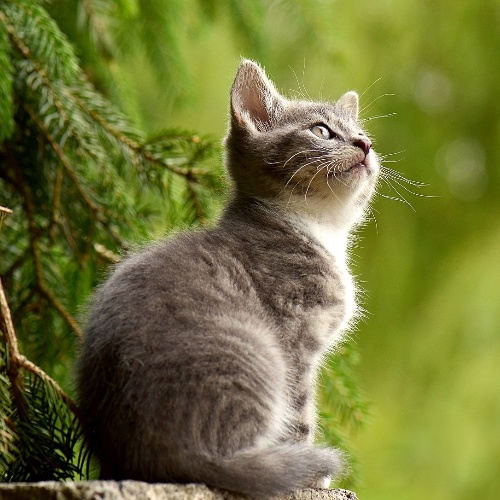
#> input picture grabCut_cam_limitations/archives/session_3/cat.jpg, 500 x 500 px, found by its file name
$ jupyter execute grabcut_verbose.ipynb
#> lines starting #> are read from the running program, lines starting #| are printed output that depends on the picture; after the words box and inside, x2 and y2 are one past the last pixel; in counts of white or black regions, pixels touching at a corner belong together
### grabCut_cam_limitations/utils.py
import numpy as np
import cv2
from matplotlib import pyplot as plt
import os
import json
from PIL import Image

# Let's denote the horizontal axis by X and the vertical axis by Y.
# There are two image formats, namely (X, Y) or (Y, X).
# - (X, Y) means that the first axis of the 2D array / tuple represents the horizontal axis
# - (Y, X) means that the first axis of the 2D array / tuple represents the vertical axis
#
# In CV2, we have the (X, Y) format while in numpy we have the (Y, X) format

# Rectangles are specified by 4 values ; there are two formats:
# - The double-corner format (CC) i.e. top left corner coordinates and bottom right
#   coordinates: (topL_x, topL_y, botR_x, botR_y)
# - The corner-delta format (CΔ) i.e. top left corner coordinates and horizontal and
#   vertical deltas : (topL_x, topL_y, delta_x, delta_y)
# We have the relation (botR_x, botR_y) = (topL_x, topL_y) + (delta_x, delta_y)

def resize_target_height(image, target_height = 500):
    height, width = image.shape[:2]

    dim = (int(width * target_height/height), target_height)

    return cv2.resize(image, dim)

def resize_target_area(image, target_area = 250000):
    height, width = image.shape[:2]
    area = height * width

    factor = np.sqrt(target_area / area)

    dim = (int(width * factor), int(height * factor))

    return cv2.resize(image, dim)

# IN    deltaRec: (X, Y) ; CΔ
# OUT   cornerRec: (X, Y) ; CC
def deltaRecToCornerRec(deltaRec):
    topL_x, topL_y, dx, dy = deltaRec
    botR_x, botR_y = topL_x + dx, topL_y + dy
    return topL_x, topL_y, botR_x, botR_y

# IN    image: (Y, X), bbox: (X, Y) ; CΔ
# OUT   cropped image: (Y, X)
def crop(image, bbox):
    bbox = deltaRecToCornerRec(bbox)
    return image[bbox[1]:bbox[3], bbox[0]:bbox[2]]

# IN    image: (Y, X)
# OUT   bbox: (X, Y) ; CΔ
def boundingBox(image):
    r = cv2.selectROI(image)
    cv2.destroyAllWindows()
    return r

# IN    image: (Y, X)
# OUT   bbox: (X, Y) ; CΔ
def fullBoundingBox(image):
    return 0, 0, image.shape[1] - 1, image.shape[0] - 1

# IN    image: (Y, X)
# OUT   image with highlighted bbox: (X, Y)
def drawBbox(image, bbox, color = (255, 0, 0), thickness = 3):
    bbox = deltaRecToCornerRec(bbox)
    topL = bbox[:2]
    botR = bbox[2:]
    return cv2.rectangle(image.copy(), topL, botR, color, thickness)

def bboxToMask(image, bbox, background_val):
    mask = np.ones(image.shape[:2], dtype="uint8") * background_val
    topL_x, topL_y, dx, dy = bbox
    mask[topL_y:topL_y+dy, topL_x:topL_x+dx] = cv2.GC_PR_FGD
    return mask

# Applies cv2.grabCut algorithm to an image and a bounding box
# It returns "mask", i.e. a 2d-array of shape image (w/o the channel) whose pixels take
# value in {0,1,2,3} = {background, foreground, probable background, probable foreground}
# It also returns the final true output mask, a 2d-array again of shape image whose pixels
# take value in {0,1} = {background, foreground}, which can be used with a bitwise operator.
def grabCut(image, mask, mode = 'RECT'):
    cv2.setRNGSeed(0) #https://stackoverflow.com/questions/60954921/python-opencv-doesnt-give-same-output-at-the-same-image

    # https://github.com/opencv/opencv/blob/master/modules/imgproc/src/grabcut.cpp

    if mode == 'RECT':
        mask, _, _ = cv2.grabCut(
        image,
        np.zeros(image.shape[:2], dtype="uint8"),
        mask,
        np.zeros((1, 65), dtype="float"),
        np.zeros((1, 65), dtype="float"),
        iterCount=10,
        mode=cv2.GC_INIT_WITH_RECT)

    elif mode == 'MASK':
        mask = mask.copy()
        mask, _, _ = cv2.grabCut(
        image,
        mask,
        None,
        np.zeros((1, 65), dtype="float"),
        np.zeros((1, 65), dtype="float"),
        iterCount=10,
        mode=cv2.GC_INIT_WITH_MASK)

    binaryMask = maskToGrayImage(mask, nuance = False)

    return mask, binaryMask

def maskToGrayImage(mask, nuance = True):
    mask = mask.astype('uint8')
    if not nuance:
        mask = mask % 2 # merge probable and definite values together
    mask[mask == 0] = 0    # definite background
    mask[mask == 1] = 255  # definite foreground
    mask[mask == 2] = 85   # probable background
    mask[mask == 3] = 170  # probable foreground
    return mask

def cv2Show(image, title = 'title'):
    cv2.imshow(title, image)
    cv2.waitKey(0)
    cv2.destroyAllWindows()

def pltShow(image, mode = 'color'):
    if mode == 'color':
        plt.imshow(cv2.cvtColor(image.astype('uint8'), cv2.COLOR_BGR2RGB))
        plt.show()
    if mode == 'gray' or mode == 'grey':
        plt.imshow(image.astype('uint8'), cmap='gray', vmin=0, vmax=255)
        plt.show()

def load(input_directory, images_name = None, with_bboxes = True):
    if images_name == None:
        images_name = []
        for name in os.listdir(input_directory):
            if name.endswith(".jpg"):
                images_name.append(name)

    images_cv2 = {}
    for name in images_name:
        images_cv2[name] = cv2.imread(input_directory + name)

    images_pil = {}
    for name in images_name:
        images_pil[name] = Image.open(input_directory + name)

    bboxes = None
    if with_bboxes:
        bboxes = json.loads(open(input_directory + "images_bboxes.json", "r").read())

    return images_name, images_cv2, images_pil, bboxes

### grabCut_cam_limitations/grabcut_verbose.ipynb
[cell 1]
import numpy as np
import cv2
import os
import json
import utils
from matplotlib import pyplot as plt

[cell 2]
target_directory = r'output\session_4\grabcut_verbose\\'

[cell 3]
image = cv2.imread(r'images\original_images\set_1\cat.jpg')
#> image is the input picture: shape (500, 500, 3); mean B, G, R 55.8, 115.8, 112.4

[cell 4]
image = utils.resize_target_height(image, 600)
image = image[:, :800]

[cell 5]
utils.pltShow(image)

cv2.imwrite(target_directory + f'cat.jpg', image)
#> Out = True

[cell 6]
bbox = [150, 90, 435, 505]

[cell 7]
image_bbox =  utils.drawBbox(image, bbox, color = (255, 255, 255), thickness = 2)
#> in drawBbox, `return cv2.rectangle(image.copy(), topL, botR, color, thickness)`:
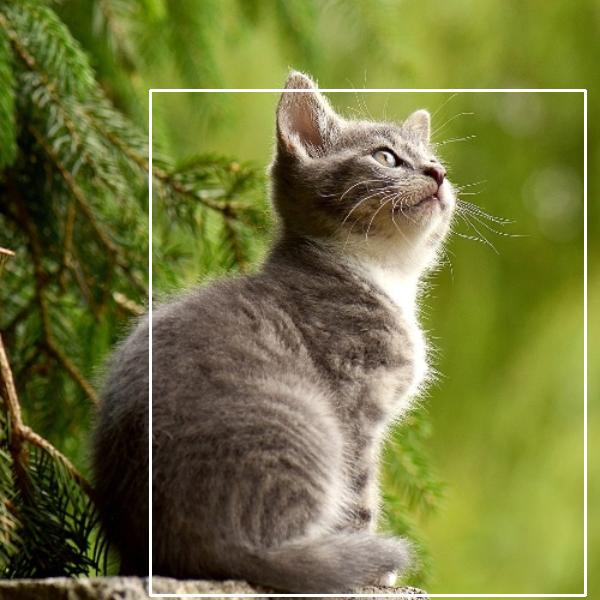
#> returned value: shape (600, 600, 3); mean of channels 0, 1, 2 58.7, 117.6, 114.3; drawn as B, G, R

[cell 8]
utils.pltShow(image_bbox)

cv2.imwrite(target_directory + f'BBOX_cat.jpg', image_bbox)
#> Out = True

[cell 9]
inMask = utils.bboxToMask(image, bbox, cv2.GC_BGD)
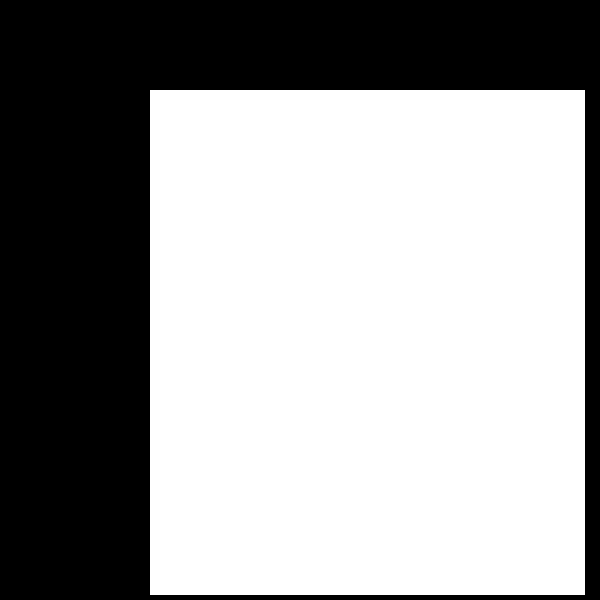
#> inMask: shape (600, 600); values 0 (black) and 3 (white), 61% white; 1 black region, box (x1, y1, x2, y2) and area: (0, 0, 600, 600) 140325
outMask, binMask = utils.grabCut(image, inMask, mode = 'MASK')
#> in grabCut, `mask, _, _ = cv2.grabCut( image, mask, None, np.zeros((1, 65), dtype="..`:
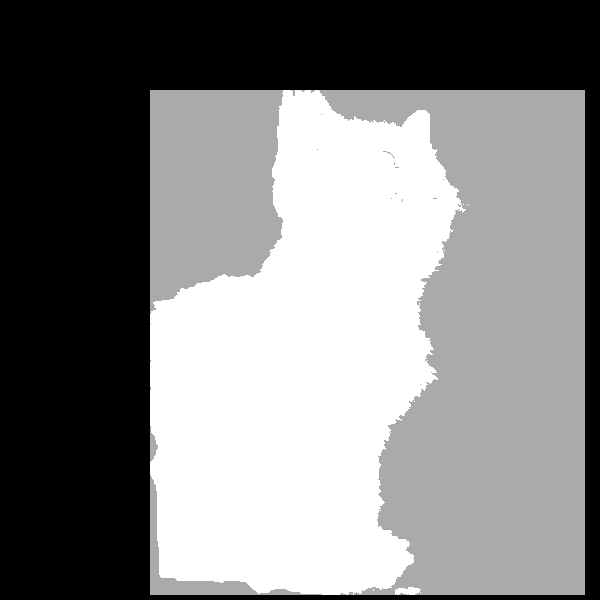
#> mask: shape (600, 600); min 0, max 3, mean 1.51; drawn with min black and max white
#> in maskToGrayImage, `mask = mask % 2`:
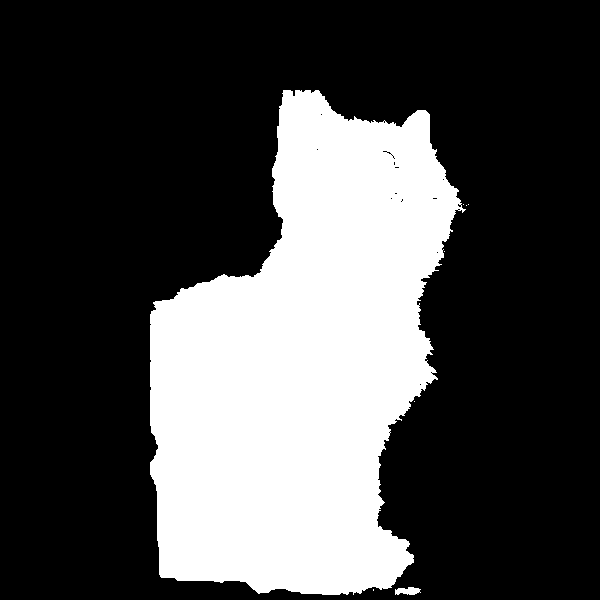
#> mask: shape (600, 600); values 0 (black) and 1 (white), 29.3% white; 8 white regions (6 under 20 px), largest, box (x1, y1, x2, y2) and area: (150, 90, 466, 595) 105312, (395, 587, 421, 595) 153
output = cv2.bitwise_and(image, image, mask = binMask)
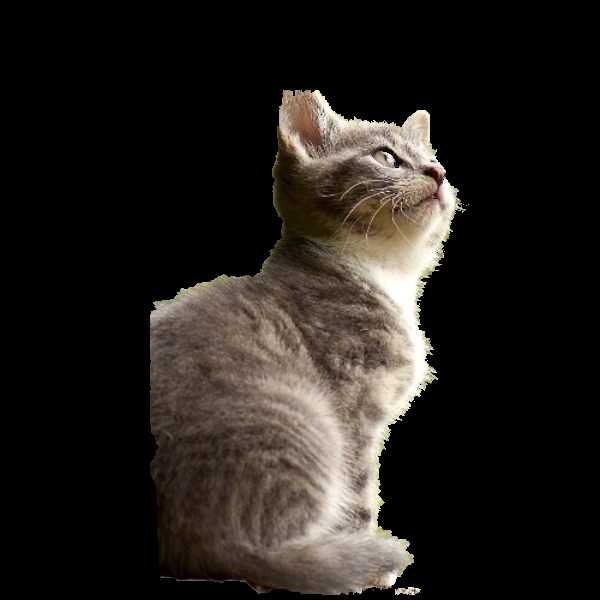
#> output: shape (600, 600, 3); mean B, G, R 27.8, 31.9, 36

inMask = utils.maskToGrayImage(inMask)
outMask = utils.maskToGrayImage(outMask)
#> call 3 of maskToGrayImage, with nuance = True
#> in maskToGrayImage (call 3), `mask[mask == 2] = 85`:
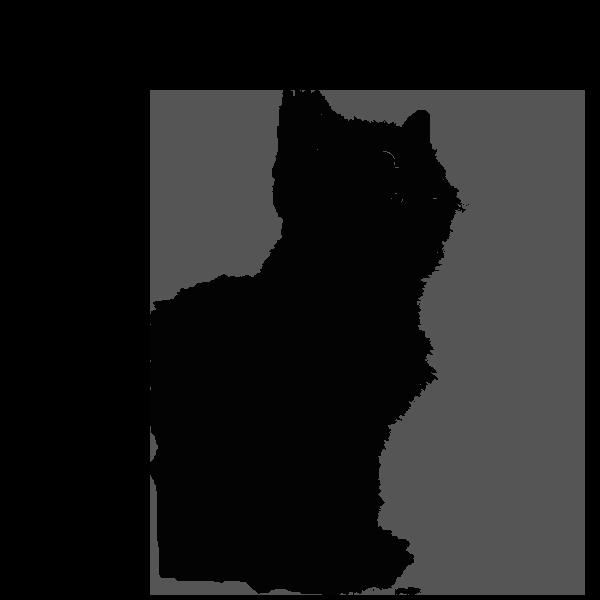
#> mask: shape (600, 600); min 0, max 85, mean 27.8
#> in maskToGrayImage (call 3), `mask[mask == 3] = 170`:
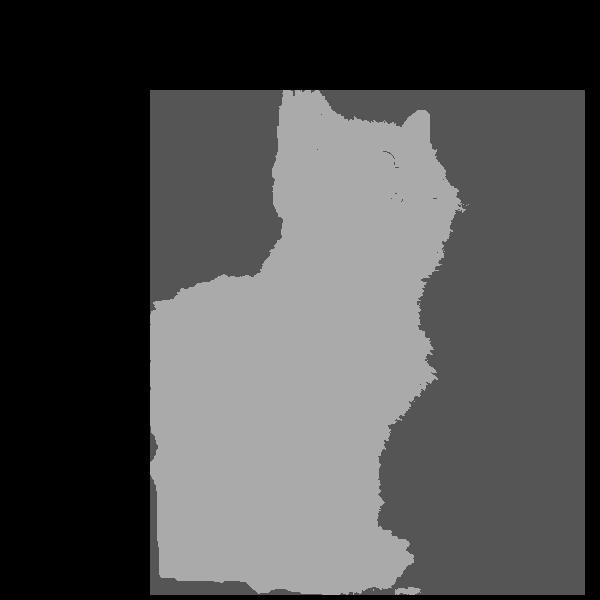
#> mask: shape (600, 600); min 0, max 170, mean 76.8

utils.pltShow(inMask, mode = 'gray')
utils.pltShow(outMask, mode = 'gray')
utils.pltShow(binMask, mode = 'gray')
utils.pltShow(output)

cv2.imwrite(target_directory + f'DEF_IN_MASK_cat.jpg', inMask)
cv2.imwrite(target_directory + f'DEF_OUT_MASK_cat.jpg', outMask)
cv2.imwrite(target_directory + f'DEF_BIN_MASK_cat.jpg', binMask)
cv2.imwrite(target_directory + f'DEF_OUTPUT_cat.jpg', output)
#> Out = True

[cell 10]
inMask = utils.bboxToMask(image, bbox, cv2.GC_PR_BGD)
outMask, binMask = utils.grabCut(image, inMask, mode = 'MASK')
#> call 2 of grabCut, with mode = 'MASK'
#> in grabCut (call 2), `mask, _, _ = cv2.grabCut( image, mask, None, np.zeros((1, 65), dtype="..`:
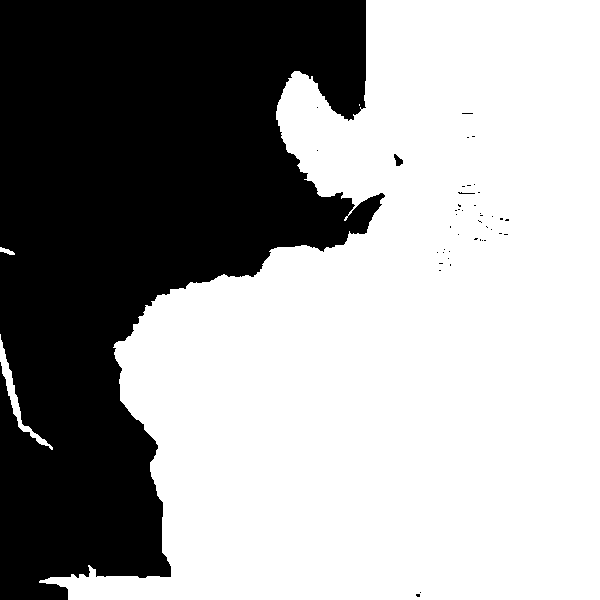
#> mask: shape (600, 600); values 2 (black) and 3 (white), 62.4% white; 44 black regions (42 under 20 px), largest, box (x1, y1, x2, y2) and area: (0, 0, 385, 600) 135330, (394, 154, 403, 166) 63
output = cv2.bitwise_and(image, image, mask = binMask)
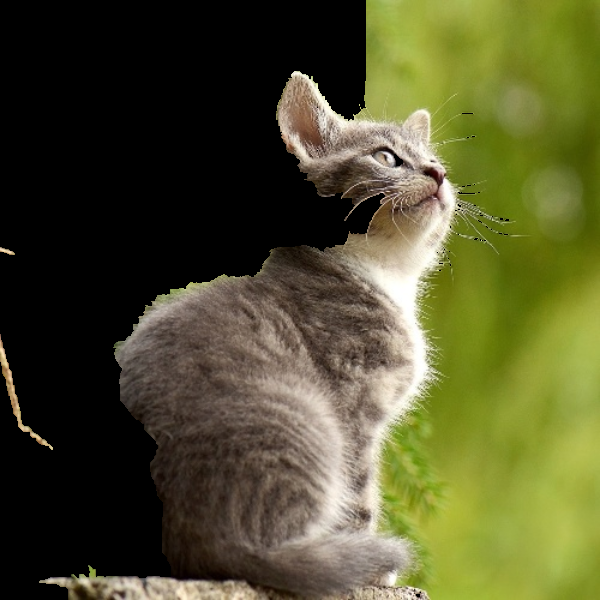
#> output: shape (600, 600, 3); mean B, G, R 44.4, 81.5, 81.5

inMask = utils.maskToGrayImage(inMask)
outMask = utils.maskToGrayImage(outMask)

utils.pltShow(inMask, mode = 'gray')
utils.pltShow(outMask, mode = 'gray')
utils.pltShow(binMask, mode = 'gray')
utils.pltShow(output)

cv2.imwrite(target_directory + f'PROB_IN_MASK_cat.jpg', inMask)
cv2.imwrite(target_directory + f'PROB_OUT_MASK_cat.jpg', outMask)
cv2.imwrite(target_directory + f'PROB_BIN_MASK_cat.jpg', binMask)
cv2.imwrite(target_directory + f'PROB_OUTPUT_cat.jpg', output)
#> Out = True

[cell 11]
bbox = utils.fullBoundingBox(image)
#> bbox = (0, 0, 599, 599)
inMask = utils.bboxToMask(image, bbox, cv2.GC_PR_BGD)
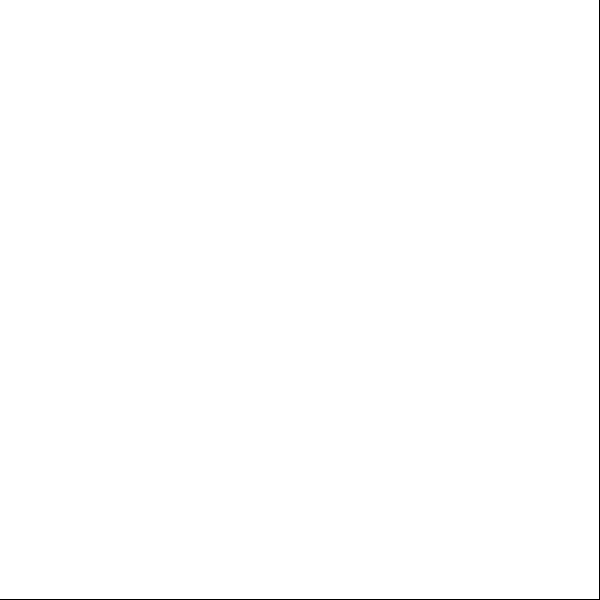
#> inMask: shape (600, 600); values 2 (black) and 3 (white), 99.7% white; black in thin lines or dots
outMask, binMask = utils.grabCut(image, bbox)
output = cv2.bitwise_and(image, image, mask = binMask)

inMask = utils.maskToGrayImage(inMask)
outMask = utils.maskToGrayImage(outMask)

utils.pltShow(inMask, mode = 'gray')
utils.pltShow(outMask, mode = 'gray')
utils.pltShow(binMask, mode = 'gray')
utils.pltShow(output)

cv2.imwrite(target_directory + f'FULL_IN_MASK_cat.jpg', inMask)
cv2.imwrite(target_directory + f'FULL_OUT_MASK_cat.jpg', outMask)
cv2.imwrite(target_directory + f'FULL_BIN_MASK_cat.jpg', binMask)
cv2.imwrite(target_directory + f'FULL_OUTPUT_cat.jpg', output)
